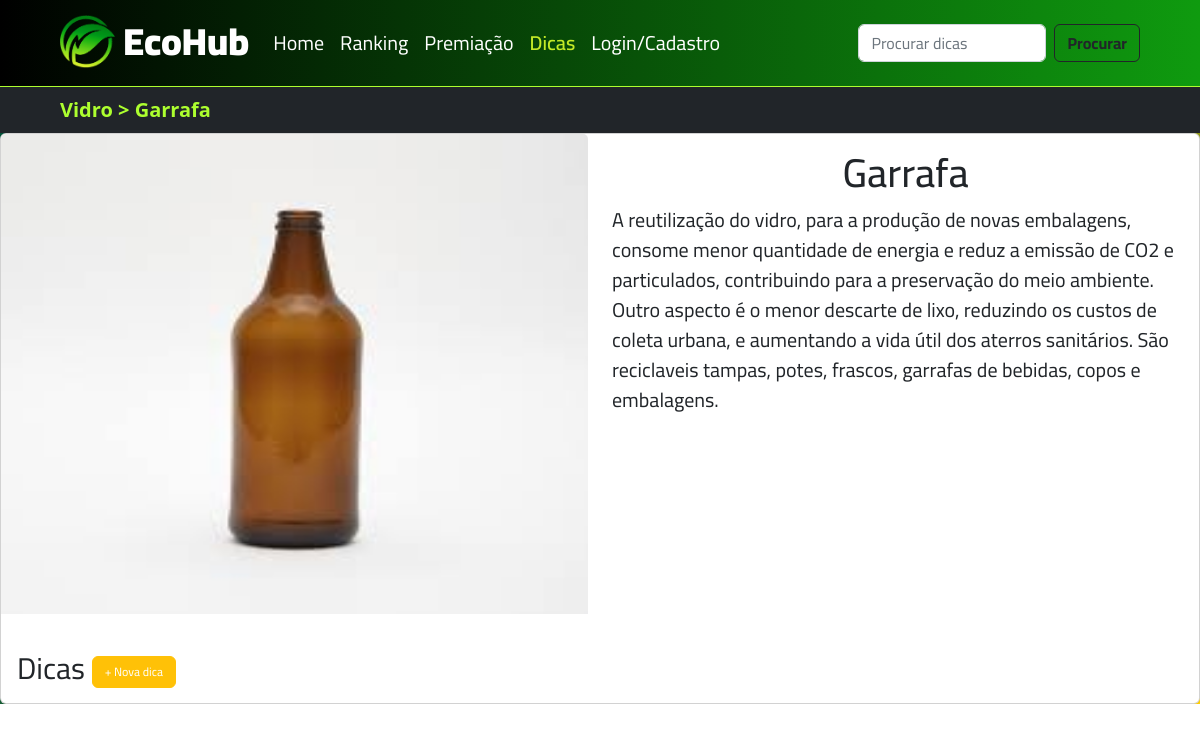
Page /garbage/9099b580-9b1b-4fc2-bc7c-08c4d956781e on the committed database.
### app/models/entities/garbage.py (models this page shows)
class Garbage(db.Model):
    __tablename__ = 'garbage'
    id = db.Column(db.String(36), default=lambda: str(uuid4()), primary_key=True)
    ds_url = db.Column(db.String(500), nullable=True)
    name = db.Column(db.String(128), nullable=False)
    description = db.Column(db.String(500), nullable=False)
    type_of_garbage = db.Column(db.String(15), nullable=False)
    active = db.Column(db.Boolean(), default=True)
    def type(self):
        _type = TypeOfGarbage()
        return _type.get_type(self.type_of_garbage.lower())
    def serialize(self):
        return {
                'id': self.id,
                'name': self.name,
                'description': self.description,
                'type_of_garbage': self.type(),
                'name_type': self.type_of_garbage,
                'ds_url': self.ds_url,
                'active': self.active
                }

### app/views/templates_views.py (the view)
@app_views.route('/garbage/<garbage_id>', methods=['POST', 'GET'])
def garbage_view(garbage_id):
    garbage = get_garbage_by_id(garbage_id)
    comments = get_comment_by_garbage_id(garbage_id)
    list_comment = []
    top_comment = comments[0] if comments else None
    for comment in comments:
        if top_comment.likes < top_comment.likes:
            top_comment = comment
        list_comment.append(comment.serialize())
    best_comment = top_comment.serialize() if top_comment else None
    return render_template('garbage.html', garbage=garbage.serialize(),
                           comments=list_comment, top_comment=best_comment)

### app/actions/comments_actions.py (called while the page is built)
def get_comment_by_garbage_id(garbage_id: str) -> List[Comments]:
    return Comments.query.filter_by(garbage_id=garbage_id).all()

### app/actions/garbage_actions.py (called while the page is built)
def get_garbage_by_id(garbage_id: str) -> Garbage:
    return Garbage.query.get(garbage_id)

### app/models/type_of_garbage.py (called while the page is built)
    def get_type(self, type_name):
        if self.__getattribute__(type_name):
            return self.__getattribute__(type_name)
        return {}

### app/templates/garbage.html (shortened to what this page needs)
<!DOCTYPE html>
<html lang="en">
<head>
  <link href="https://cdn.jsdelivr.net/npm/bootstrap@5.2.0-beta1/dist/css/bootstrap.min.css" rel="stylesheet"
>
  <link rel="stylesheet" href="css/">
</head>
<body>
  <nav class="navbar navbar-expand-lg px-5" style="background: linear-gradient(to right, #000000, #0f9b0f); border-bottom: 1px solid greenyellow; font-family: 'Cairo', sans-serif;">
    <div class="container-fluid">
      <a class="navbar-brand" href="/" style="font-size: 38px; font-family: 'Cairo', sans-serif; font-weight: 900">
        <img src="{{ url_for('static', filename='images/ecohub-nav-logo.png') }}" alt="nav-logo" width="55" height="55" class="d-inline-block align-text-center" style="position: relative; bottom: 4px">
        <span style="color: white;">EcoHub</span>
      </a>
      <div class="collapse navbar-collapse" id="navbarSpportedContent">
        <ul class="navbar-nav me-auto mb-2 mb-lg-0">
          <li class="nav-item" style="font-size: 20px;">
            <a class="nav-link" id="home" aria-current="page" href="/" style="color: white;">Home</a>
          </li>
          <li class="nav-item" style="font-size: 20px;">
            <a id="ranking" class="nav-link" href="/ranking" style="color: white;">Ranking</a>
          </li>
          <li class="nav-item" style="font-size: 20px;">
            <a class="nav-link" href="/prizes" style="color: white;">Premiação</a>
          </li>
          <li class="nav-item" style="font-size: 20px;">
            <a id="tips" class="nav-link" href="/tips" style="color: #c3ea27; font-weight: 600;">Dicas</a>
          </li>
          <li class="nav-item" style="font-size: 20px;" id="login-item">
            <a id="login" class="nav-link" href="/register" style="color: white;">Login/Cadastro</a>
          </li>
        </ul>
        <form action="/tips/search" method="get" class="d-flex" role="search">
            <input name="garbage_name" class="form-control me-2" type="search" placeholder="Procurar dicas" aria-label="Search" id="tips-search">
            <button class="btn btn-outline-dark" type="submit" style="font-weight: 700">Procurar</button>
        </form>
      </div>
    </div>
  </nav>
  <nav class="navbar navbar-expand-lg px-5 bg-dark">
    <div class="container-fluid">
      <div class="collapse navbar-collapse" id="navbarSupportedContent">
        <ul class="navbar-nav me-auto mb-2 mb-lg-0">
          <li class="nav-item" style="font-size: 20px;">
            <div style="color: greenyellow; font-weight: 600;">
              {{ garbage.type_of_garbage.name_pt }} > {{ garbage.name }}
            </div>
          </li>
        </ul>
      </div>
    </div>
  </nav>
  <section
    style="background: background-color: #ffcd00; background-image: linear-gradient(315deg, #ffcd00 0%, #005238 74%);">
    <div class="card mb-3" id="garbage-card" style="font-family: 'Cairo', sans-serif;">
      <div class="row">
        <div class="col">
          <img src="{{ url_for('static', filename=garbage.ds_url) }}" class="card-img-top"
            style="max-height: 480px">
        </div>
        <div class="col" style="font-family: 'Cairo', sans-serif;">
          <h1 class="card-title" style="text-align:center; margin-top:15px; height:'card-img-top'; max-height:480px;">
            {{ garbage.name }}</h1>
          <p class="card-text" style="font-size:20px;">
            {{ garbage.description }}
            <br><br>
          </p>
        </div>
      </div>
      <div class="card-body">
        <p>
          <div style="font-size: 30px; height: 25px; font-family: 'Cairo', sans-serif;">Dicas
            <button type="button" class="btn btn-warning" data-bs-toggle="modal" data-bs-target="#commentModal"
              style="color: white; font-size: 12px;" id="new-tip-btn">
              + Nova dica
            </button>
          </div>
        </p>
      </div>
    </div>
  </section>
</body>
</html>

### rows in the picture
Garbage: name "Garrafa", ds_url (picture), description "A reutilização do vidro, para a produção de novas embalagens, consome menor quantidade de energia e reduz a emissão de CO2 e particulados, contribuindo para a preservação do meio ambiente. Outro aspecto é o menor descarte de lixo, reduzindo os custos de coleta urbana, e aumentando a vida útil dos aterros sanitários. São reciclaveis tampas, potes, frascos, garrafas de bebidas, copos e embalagens."

### other values in the picture
{{ garbage.type_of_garbage.name_pt }} "Vidro"
